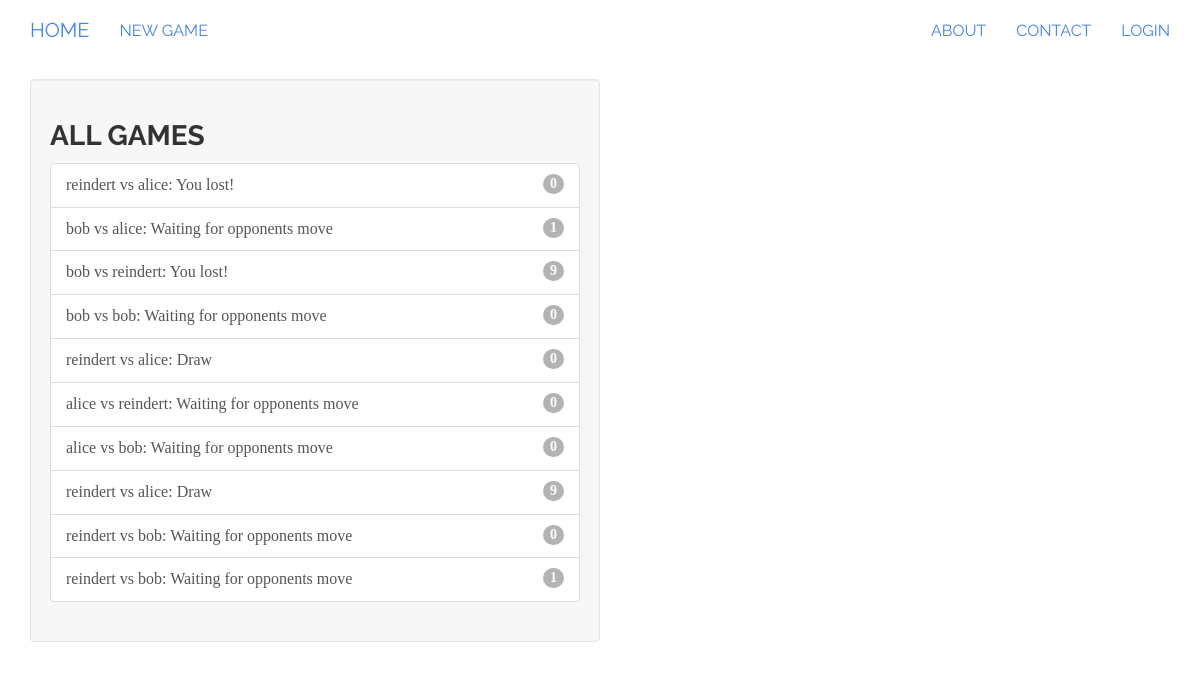
The app's page /tictactoe/game/all with its own data.
### tictactoe/models.py (models this page shows, shortened)
class Game(models.Model):
    first_player = models.ForeignKey(User, related_name="games_first_player")
    second_player = models.ForeignKey(User, related_name="games_second_player")
    next_to_move = models.ForeignKey(User, related_name="games_to_move")
    start_time = models.DateTimeField(auto_now_add=True)
    last_active = models.DateTimeField(auto_now=True)
    status = models.CharField(max_length=1, default='A',
                              choices=GAME_STATUS_CHOICES)
    objects = GamesManager()
    def get_absolute_url(self):
        return reverse('tictactoe_game_detail', args=[self.id])
    def __str__(self):
        return "{0} vs {1}".format(self.first_player, self.second_player)

### tictactoe/views.py (the view)
class AllGamesList(ListView):
    model = Game

### tictactoe/templates/tictactoe/game_list.html
{% extends 'base.html' %}
{% block content %}
    <div class="well col-sm-6">
        {% include "tictactoe/game_list_snippet.html" with header="All games" games_list=object_list %}
    </div>
{% endblock content %}

### tictactoe/templates/tictactoe/game_list_snippet.html
<h3 class="panel-header">{{ header }}</h3>
<div class="list-group" >
    {% for game in games_list %}
        <a class="list-group-item" href="{{ game.get_absolute_url }}">
            {{ game }}:
            {% if game.status == "A" %}
                {% if game.next_to_move == user %}Your turn{% else %}Waiting for opponents move{% endif %}
            {% elif game.status == "D" %}
                Draw
            {% elif game.status == "F" and user == game.first_player %}
                You won!
            {% elif game.status == "S" and user == game.second_player %}
                You won!
            {% else %}
                You lost!
            {% endif %}
            <span class="badge">{{ game.move_set.count }}</span></a>
    {% empty %}
        <span class="list-group-item">No games available.</span>
    {% endfor %}
</div>

### records on screen
Game: first_player+second_player "reindert vs alice", status "You lost!", move_set.count "0"
Game: first_player+second_player "bob vs alice", status "Waiting for opponents move", move_set.count "1"
Game: first_player+second_player "bob vs reindert", status "You lost!", move_set.count "9"
Game: first_player+second_player "bob vs bob", status "Waiting for opponents move", move_set.count "0"
Game: first_player+second_player "reindert vs alice", status "Draw", move_set.count "0"
Game: first_player+second_player "alice vs reindert", status "Waiting for opponents move", move_set.count "0"
Game: first_player+second_player "alice vs bob", status "Waiting for opponents move", move_set.count "0"
Game: first_player+second_player "reindert vs alice", status "Draw", move_set.count "9"
Game: first_player+second_player "reindert vs bob", status "Waiting for opponents move", move_set.count "0"
Game: first_player+second_player "reindert vs bob", status "Waiting for opponents move", move_set.count "1"

### other values on screen
{{ header }} "ALL GAMES"
